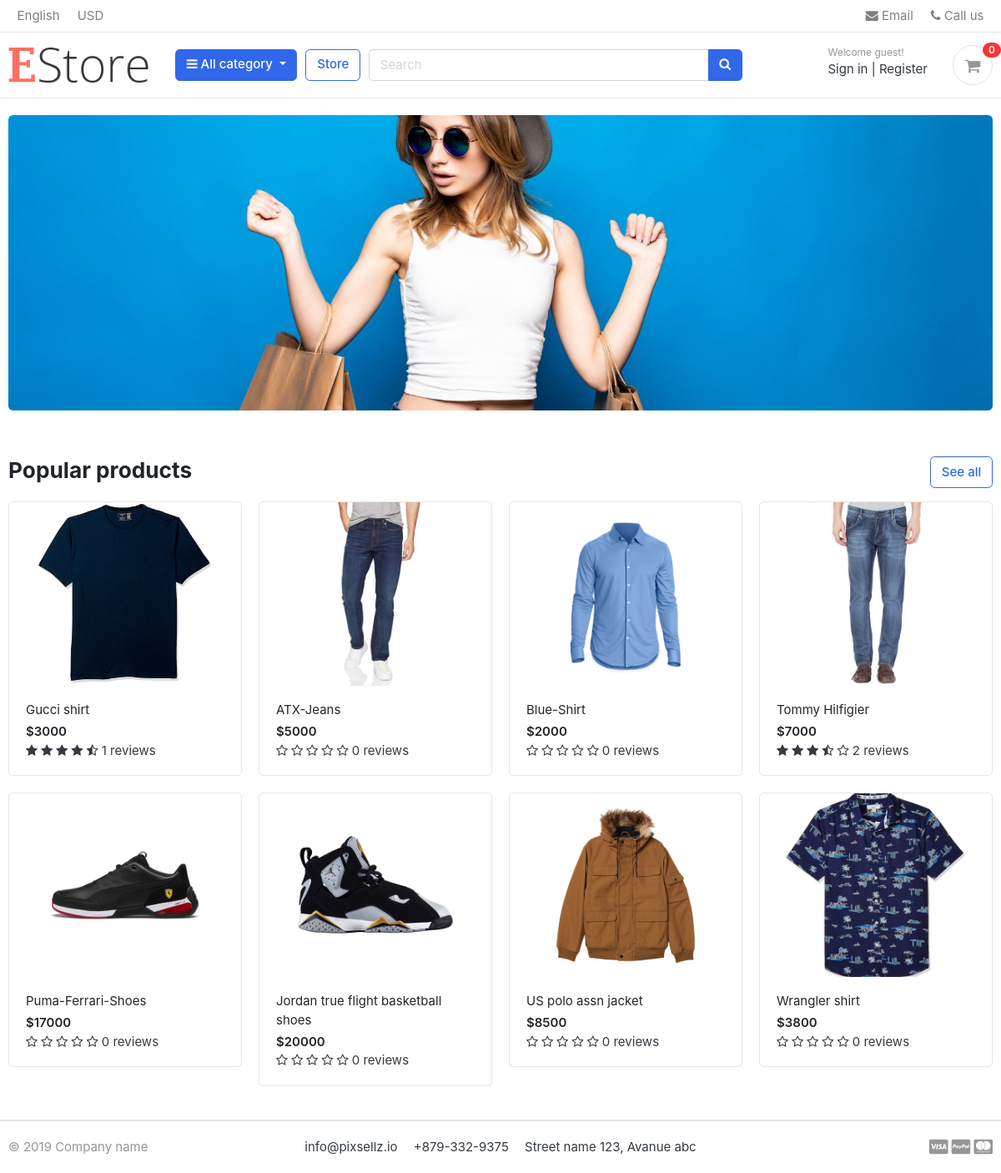
The page / on the database its author committed.
### store/models.py (models this page shows, shortened)
class Product(models.Model):
    product_name = models.CharField(max_length=200, unique=True)
    slug= models.SlugField(max_length=200, unique=True)
    description = models.TextField(blank=True)
    price=models.IntegerField()
    images=models.ImageField(upload_to='photos/products')
    stock=models.IntegerField()
    is_available=models.BooleanField(default=True)
    category= models.ForeignKey(Category, on_delete=models.CASCADE)
    created_date=models.DateTimeField(auto_now_add=True)
    modified_date=models.DateField(auto_now=True)
    def get_url(self):
        return reverse ('product_details', args=[self.category.slug,self.slug])
    def averageReview(self):
        reviews=ReviewRating.objects.filter(product=self, status=True).aggregate(average=Avg('rating'))
        avg=0
        if reviews['average'] is not None:
            avg=float(reviews['average'])
        return avg
    def CountReview(self):
        reviews=ReviewRating.objects.filter(product=self, status=True).aggregate(count=Count('rating'))
        count=0
        if reviews['count'] is not None:
            count=int(reviews['count'])
        return count

### swo_e_comm/views.py (the view)
# urls.py: 2. Add a URL to urlpatterns:  path('', views.home, name='home')
def home(request):
    products = Product.objects.all().filter(is_available=True)
    context={
        'products':products
    }
    return render(request, 'home.html',context )

### cart/context_processor.py (called while the page is built)
def counter(request):
    count=0
    if 'admin' in request.path:
        return {}
    else:
        try:
            cart=Cart.objects.filter(cart_id=_cart_id(request))
            if request.user.is_authenticated:
                print(request.user.is_authenticated)
                cart_items=Cart_item.objects.all().filter(user=request.user)
            else:
                cart_items=Cart_item.objects.all().filter(cart=cart[:1])
            for cart_item in cart_items:
                count+=cart_item.quantity
        except ObjectDoesNotExist:
            count=0
        return dict(count=count)

### cart/views.py (called while the page is built)
def _cart_id(request):
    cart = request.session.session_key
    if not cart:
        cart = request.session.create()
    return cart

### category/context_processors.py (called while the page is built)
def menu_links(request):
    links=Category.objects.all()
    return dict(links=links)

### category/models.py (called while the page is built)
    def get_url(self):
        return reverse ('store_category', args=[self.slug])

### templates/home.html
{% extends 'base.html' %}
{% block content %}
{% load static %}
<section class="section-intro padding-y-sm">
<div class="container">
<div class="intro-banner-wrap">
	<img src="{% static 'images/banners/cover.jpg' %}" class="img-fluid rounded">
</div>
</div>
</section>
<section class="section-name padding-y-sm">
<div class="container">
<header class="section-heading">
	<a href="{% url 'store' %}" class="btn btn-outline-primary float-right">See all</a>
	<h3 class="section-title">Popular products</h3>
</header>
<div class="row">
{% for product in products %}
	<div class="col-md-3">
		<div class="card card-product-grid">
			<a href="{{product.get_url}}" class="img-wrap"> <img src="{{product.images.url}}"> </a>
			<figcaption class="info-wrap">
				<a href="{{product.get_url}}" class="title">{{product.product_name}}</a>
				<div class="price mt-1">${{product.price}}</div>
				<div class="rating-star">
				<span>
					<i class="fa fa-star{% if product.averageReview < 0.5 %}-o{% elif product.averageReview >= 0.5 and product.averageReview < 1 %}-half-o {% endif %}" aria-hidden="true"></i>
					<i class="fa fa-star{% if product.averageReview < 1.5 %}-o{% elif product.averageReview >= 1.5 and product.averageReview < 2 %}-half-o {% endif %}" aria-hidden="true"></i>
					<i class="fa fa-star{% if product.averageReview < 2.5 %}-o{% elif product.averageReview >= 2.5 and product.averageReview < 3 %}-half-o {% endif %}" aria-hidden="true"></i>
					<i class="fa fa-star{% if product.averageReview < 3.5 %}-o{% elif product.averageReview >= 3.5 and product.averageReview < 4 %}-half-o {% endif %}" aria-hidden="true"></i>
					<i class="fa fa-star{% if product.averageReview < 4.5 %}-o{% elif product.averageReview >= 4.5 and product.averageReview < 5 %}-half-o {% endif %}" aria-hidden="true"></i>
					<span>{{product.CountReview}} reviews</span>
					</span>
			</div>
			</figcaption>
		</div>
</div>
{% endfor %}
</div>
</div>
</section>
</body>
</html>
{% endblock %}

### static/css/ui.css (style rules this page uses)
html { font-family: "Inter", sans-serif; font-size: 15px; }
.img-wrap { text-align: center; display: block; }
.img-wrap img { max-width: 100%; }
.padding-y-sm { padding-top: 20px; padding-bottom: 20px; }
.section-heading { margin-bottom: 20px; margin-top: 15px; }
.section-title { color: #212529; }
[class*=card-product] a.title { color: #212529; display: block; }
[class*=card-product] .img-wrap { overflow: hidden; position: relative; }
[class*=card-product] .img-wrap img { height: 100%; max-width: 100%; width: auto; display: inline-block; -o-object-fit: cover; object-fit: cover; }
.card-product-grid { margin-bottom: 20px; }
.card-product-grid .img-wrap { border-radius: 0.2rem 0.2rem 0 0; height: 220px; }
.card-product-grid .info-wrap { overflow: hidden; padding: 18px 20px; }
.card .img-wrap { overflow: hidden; }
.price { font-weight: 600; color: #212529; }

### rows shown on the page
Product: images (picture), product_name "Gucci shirt", price "3000", CountReview "1"
Product: images (picture), product_name "ATX-Jeans", price "5000", CountReview "0"
Product: images (picture), product_name "Blue-Shirt", price "2000", CountReview "0"
Product: images (picture), product_name "Tommy Hilfigier", price "7000", CountReview "2"
Product: images (picture), product_name "Puma-Ferrari-Shoes", price "17000", CountReview "0"
Product: images (picture), product_name "Jordan true flight basketball shoes", price "20000", CountReview "0"
Product: images (picture), product_name "US polo assn jacket", price "8500", CountReview "0"
Product: images (picture), product_name "Wrangler shirt", price "3800", CountReview "0"

### other values the page prints
{{ count }} "0"
